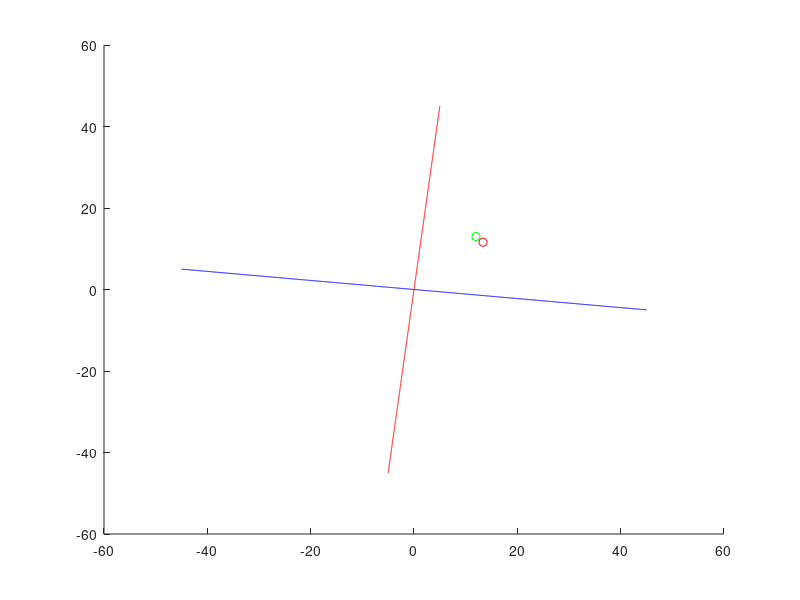

Write the MATLAB code that produced this figure.
clear all
clc 

pts = -5:0.01:5;
V=[12;13];
A=[9 ,1;-1 ,9];
b=(1/(sqrt(A(1,1)^2+A(2,1)^2)));
B=A.*b;
C=A*V;
D=B*V;

[~,grid]=meshgrid(1:2,pts);
Xgrid=(grid*diag(A(:,1)));
Ygrid=(grid*diag(A(:,2)));

%diag(D(:,2))



%Xgrid(:,2)
hold on
plot(Xgrid(:,1),Xgrid(:,2),'b')
plot(Ygrid(:,1),Ygrid(:,2),'r')

%plot(C(1),C(2),'bo')
plot(D(1),D(2),'ro')
plot(V(1),V(2),'go')
hold off